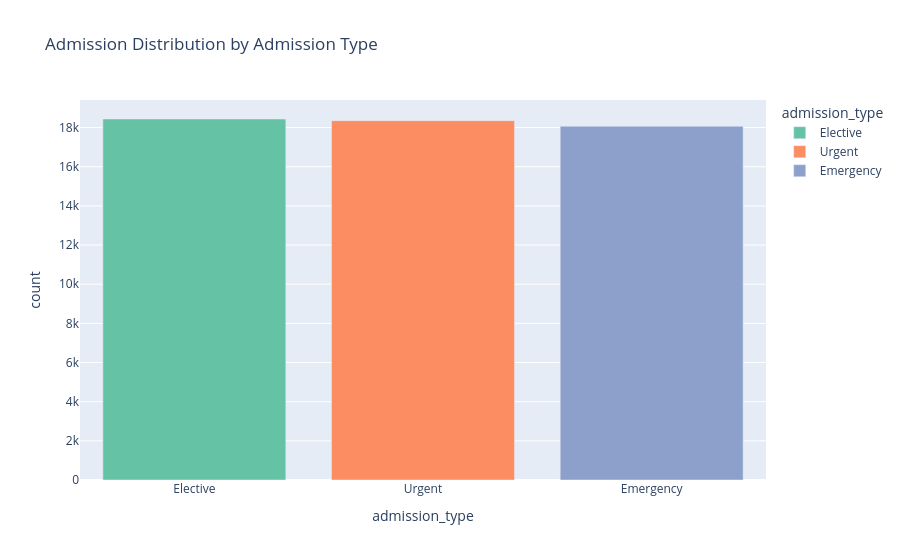

The code cell stored with this chart in its notebook:
### Code cell
admission_counts = healthcare['admission_type'].value_counts().reset_index()
admission_counts.columns = ['admission_type', 'count']

fig = px.bar(
    admission_counts,
    x='admission_type',
    y='count',
    color='admission_type',
    title='Admission Distribution by Admission Type',
    color_discrete_sequence=px.colors.qualitative.Set2
)

fig.show()

### Figure 1 — Plotly figure (JSON) as saved in the notebook; plotly's stock layout.template omitted (floating-point values rounded to 4 significant figures)
{"data": [{"hovertemplate": "admission_type=%{x}<br>count=%{y}<extra></extra>", "legendgroup": "Elective", "marker": {"color": "rgb(102,194,165)", "pattern": {"shape": ""}}, "name": "Elective", "orientation": "v", "showlegend": true, "textposition": "auto", "type": "bar", "x": ["Elective"], "xaxis": "x", "y": [18437], "yaxis": "y"}, {"hovertemplate": "admission_type=%{x}<br>count=%{y}<extra></extra>", "legendgroup": "Urgent", "marker": {"color": "rgb(252,141,98)", "pattern": {"shape": ""}}, "name": "Urgent", "orientation": "v", "showlegend": true, "textposition": "auto", "type": "bar", "x": ["Urgent"], "xaxis": "x", "y": [18353], "yaxis": "y"}, {"hovertemplate": "admission_type=%{x}<br>count=%{y}<extra></extra>", "legendgroup": "Emergency", "marker": {"color": "rgb(141,160,203)", "pattern": {"shape": ""}}, "name": "Emergency", "orientation": "v", "showlegend": true, "textposition": "auto", "type": "bar", "x": ["Emergency"], "xaxis": "x", "y": [18070], "yaxis": "y"}], "layout": {"barmode": "relative", "legend": {"title": {"text": "admission_type"}, "tracegroupgap": 0}, "title": {"text": "Admission Distribution by Admission Type"}, "xaxis": {"anchor": "y", "categoryarray": ["Elective", "Urgent", "Emergency"], "categoryorder": "array", "domain": [0, 1], "title": {"text": "admission_type"}}, "yaxis": {"anchor": "x", "domain": [0, 1], "title": {"text": "count"}}}}
